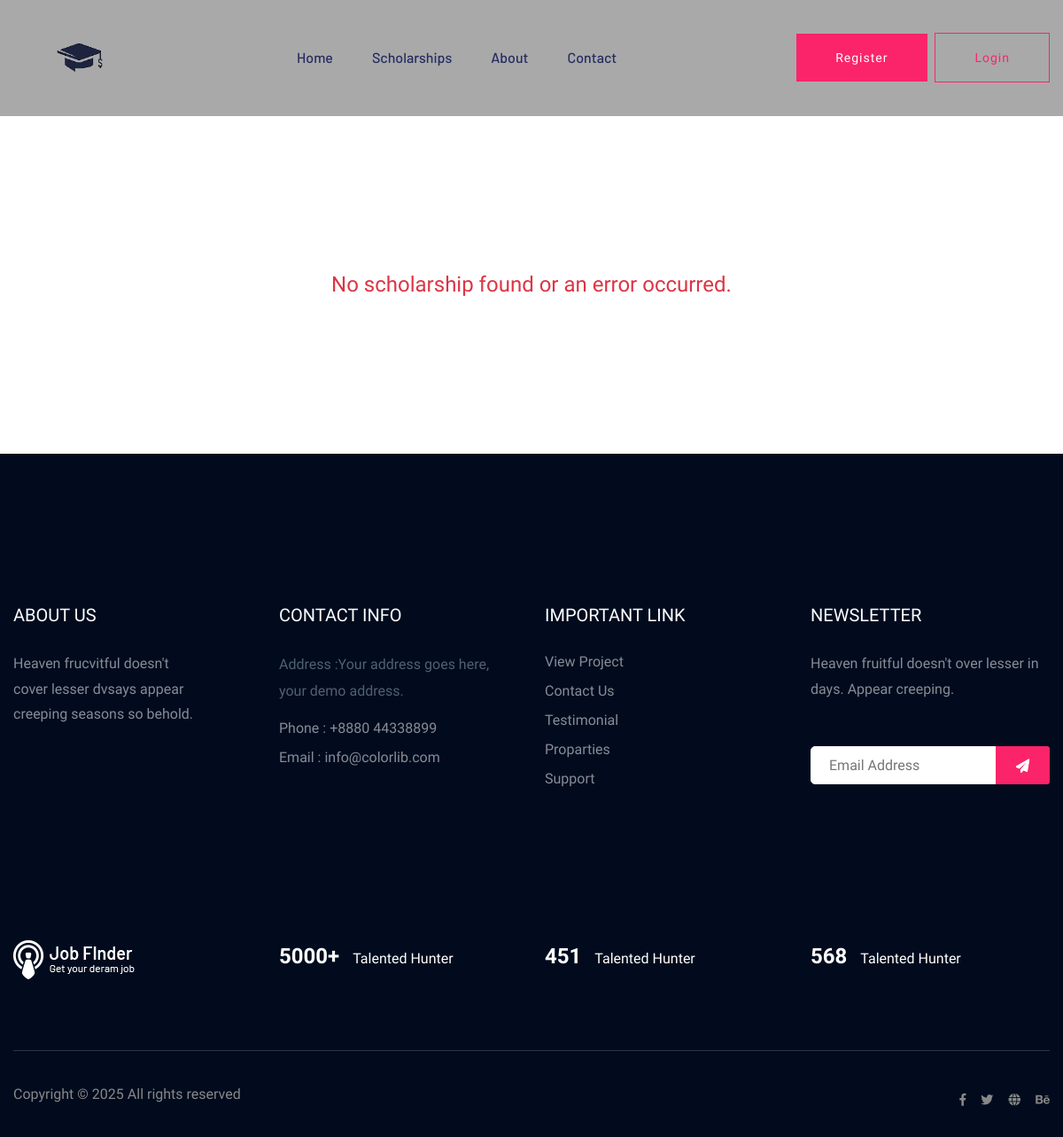
Page /api/scholarship/GyanDhan Scholarship/ on the earlier database version.
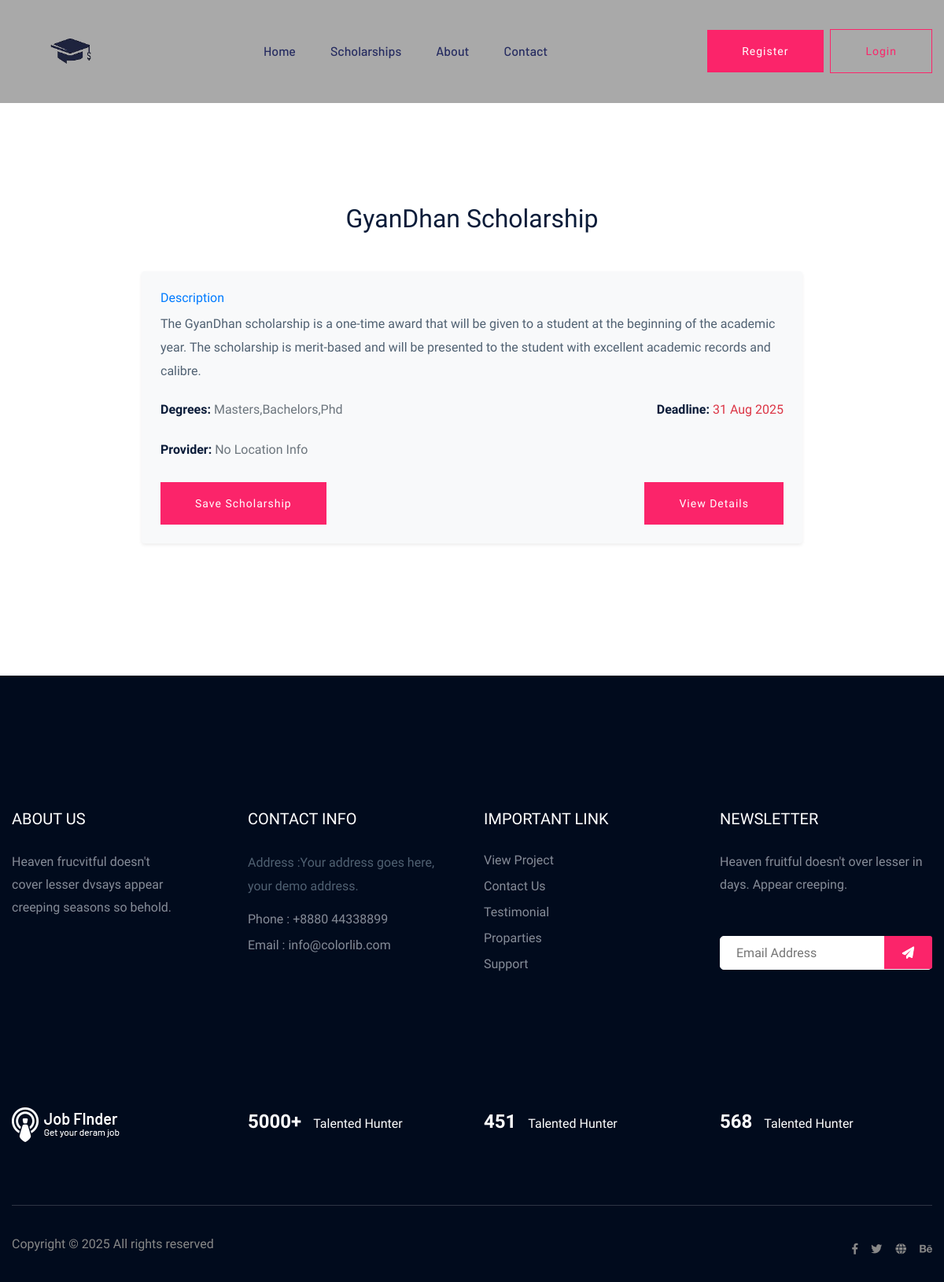
Same page on the later database version.
### Scholarship/models.py (models this page shows, shortened)
class Scholarship(models.Model):
    title = models.CharField(max_length=255)
    description = models.TextField()
    location = models.CharField(max_length=255)
    due_date = models.CharField(max_length=100)
    link = models.URLField()
    degrees = models.CharField(max_length=255, default='Masters,Bachelors')

### Scholarship/views.py (the view)
# urls.py: path('<str:title>/', get_scholarship_by_title),
def get_scholarship_by_title(request, title):
    decoded_title = unquote(title)
    if decoded_title:
        scholarship = Scholarship.objects.filter(title__icontains=decoded_title).first()  # Get first matching scholarship
        if scholarship:
            return render(request, 'scholarship/scholarship_detail.html', {'scholarship': scholarship})
        else:
            return render(request, 'scholarship/scholarship_detail.html', {'error': 'Scholarship not found'})
    return render(request, 'scholarship/scholarship_detail.html', {'error': 'No title provided'})

### templates/scholarship/scholarship_detail.html (shortened to what this page needs)
{% extends 'scholarship/index.html' %}
{% load static %}
{% block main %}
<main class="container py-5">
  <div class="job-listing-area pt-80 pb-120">
    <div class="row justify-content-center" id="scholarship-listings-table">
      <div class="col-xl-9 col-lg-9 col-md-8">
        <section class="featured-job-area">
          <div class="text-center mb-5">
            <h2>{{ scholarship.title }}</h2>
          </div>
          <div class="container">
            {% if scholarship %}
            <div class="row">
              <div class="col-lg-12">
                <div class="scholarship-info p-4 rounded shadow-sm bg-light">
                  <h6 class="text-primary">Description</h6>
                  <p>{{ scholarship.description }}</p>
                  <div class="row d-flex align-items-center mt-4">
                    <div class="col-6">
                      <h6>
                        <strong>Degrees:</strong>
                        <span class="text-muted">{{ scholarship.degrees }}</span>
                      </h6>
                    </div>
                    <div class="col-6 text-right">
                      <h6>
                        <strong>Deadline:</strong>
                        <span class="text-danger">{{ scholarship.due_date }}</span>
                      </h6>
                    </div>
                  </div>
                  <div class="row mt-4">
                    <div class="col-12">
                      <h6>
                        <strong>Provider:</strong>
                        <span class="text-muted">{{ scholarship.location }}</span>
                      </h6>
                    </div>
                  </div>
                  <div class="row d-flex align-items-center justify-content-between mt-4">
                    <div class="col-md-6 text-left">
                      <form id="save-scholarship-form">
                        <button type="submit" class="btn btn-success save-btn">Save Scholarship</button>
                      </form>
                    </div>
                    <div class="col-md-6 text-right">
                      <a href="{{ scholarship.link }}" class="btn btn-primary" target="_blank">View Details</a>
                    </div>
                  </div>
                </div>
              </div>
            </div>
            {% else %}
            <h4 class="text-center text-danger">No scholarship found or an error occurred.</h4>
            {% endif %}
          </div>
        </section>
      </div>
    </div>
  </div>
</main>
{% endblock %}

Differences in the rows shown:
added Scholarship: title "GyanDhan Scholarship", description "The GyanDhan scholarship is a one-time award that will be given to a student at the beginning of the academic year. The scholarship is merit-based and will be presented to the student with excellent academic records and calibre.", degrees "Masters,Bachelors,Phd", due_date "31 Aug 2025", location "No Location Info"
Other differences:
text no longer shown: "No scholarship found or an error occurred."
text now shown: "Description Degrees: Deadline: Provider: Save Scholarship View Details"
